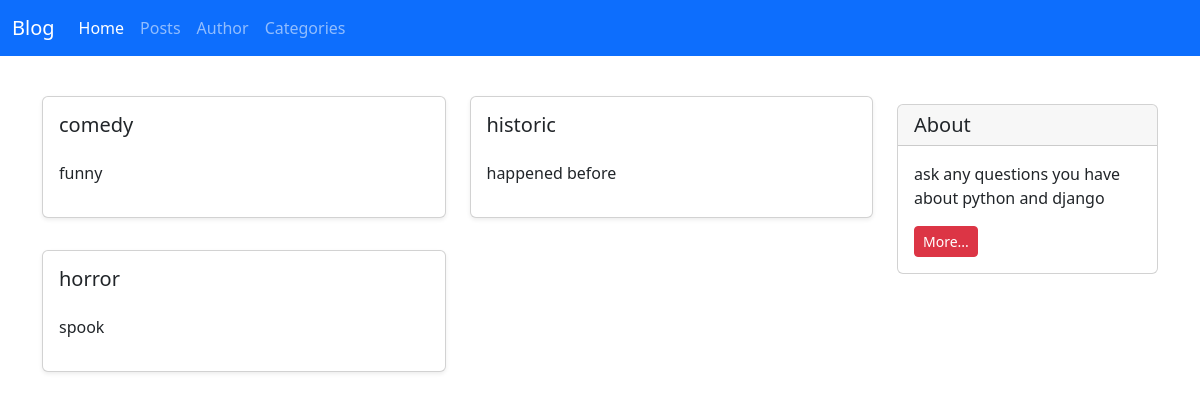
Page /categories/ on the committed database.
### blog/models.py (models this page shows, shortened)
class Category(models.Model):
    name = models.CharField(max_length=100)
    description = models.TextField()

### blog/views.py (the view)
# urls.py: path('categories/', categories_list_view, name='categories_list'),
def categories_list_view(request):
    categories_list = Category.objects.all().order_by('name')
    return render(request, 'blog/categories_list.html', {'categories_list': categories_list})

### templates/blog/categories_list.html (shortened to what this page needs)
{% extends '_base.html' %}
{% block content %}
<div class="container mt-4">
    <div class="row">
        <div class="col-9">
            <div class="row">
                {% if categories_list %}
                    {% for cat in categories_list %}
                        <div class="col-lg-6">
                            <a href="{% url 'category_detail' cat.id%}" class="card-link">
                                <div class="card shadow-sm my-3">
                                    <div class="card-body">
                                        <h5 class="card-title">{{ cat.name}}</h5>
                                        <p class="card-text py-3">
                                            {{ cat.description|truncatewords:10 }}
                                        </p>
                                    </div>
                                </div>
                            </a>
                        </div>
                    {% endfor %}
                {% else %}
                        <h1 class="text-bold shadow-sm">No Data Found 404!</h1>
                {% endif %}
            </div>
        </div>
        <div class="col-3">
                <div class="card my-4">
                    <h5 class="card-header">About</h5>
                    <div class="card-body">
                        <p class="card-text">ask any questions you have about python and django</p>
                        <a href="#"
                           class="btn btn-sm btn-danger">
                            More...
                        </a>
                    </div>
                </div>
        </div>
    </div>
</div>
{% endblock %}

### rows in the picture
Category: name "comedy", description "funny"
Category: name "historic", description "happened before"
Category: name "horror", description "spook"
